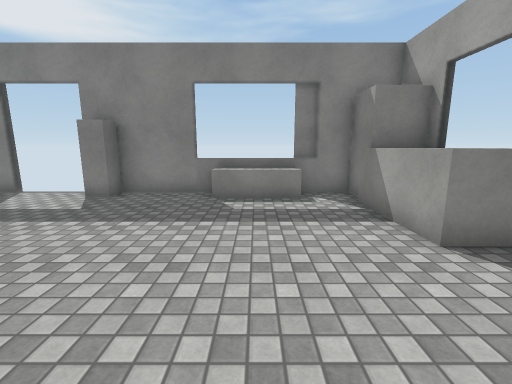
[1] (above)

12 first-person views from a walk through a Unity game level. The camera is 1.5 m above the floor, tilts 10° down and sees 90° across. The floor is counted in squares, 1 m on a side. Each view is taken from the middle of a square. On the plan, view 1 faces up. The plan holds only what a view shows up to about 13 squares ahead; the rest is blank. The player character is not drawn. Surface patterns are stand-ins for the level's own textures.

[2]
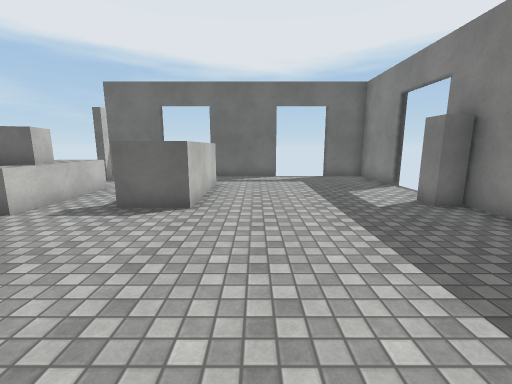

[3]
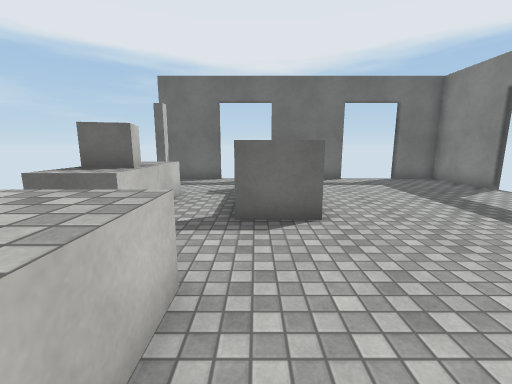

[4]
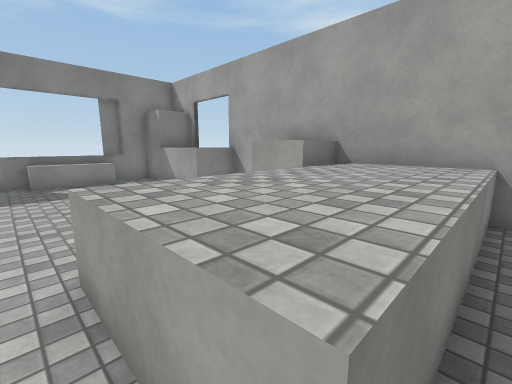

[5]
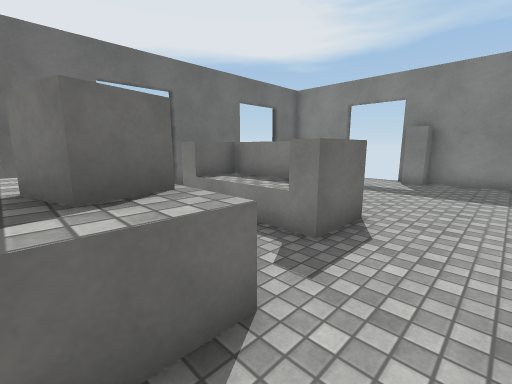

[6]
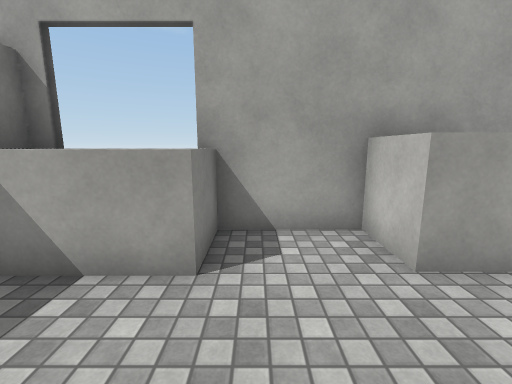

[7]
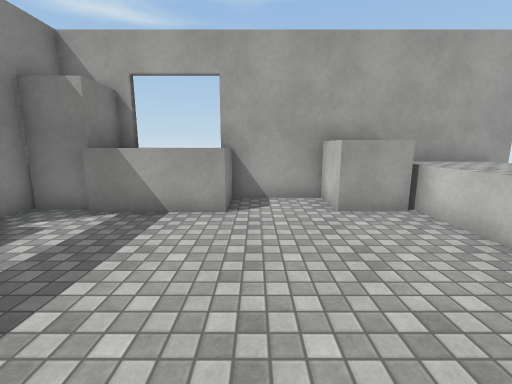

[8]
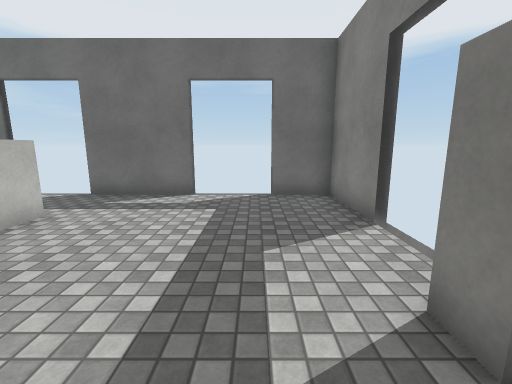

[9]
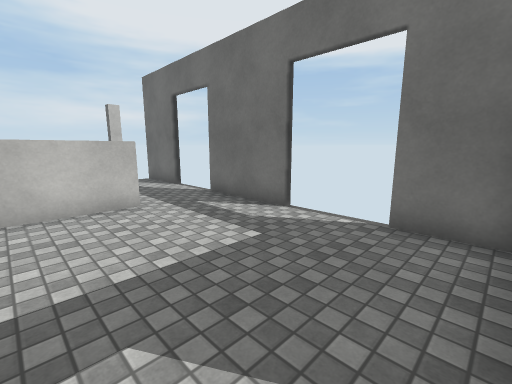

[10]
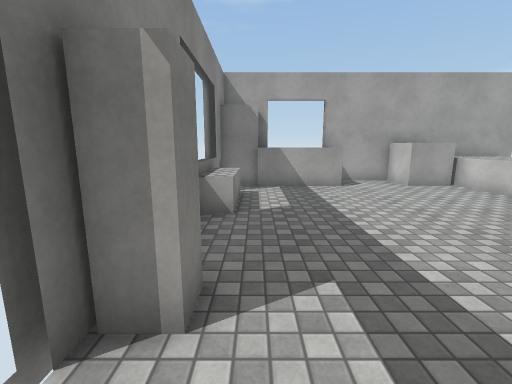

[11]
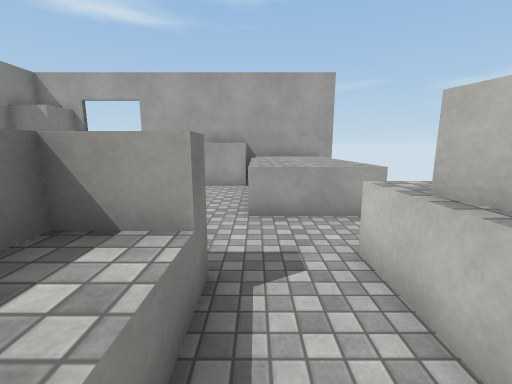

[12]
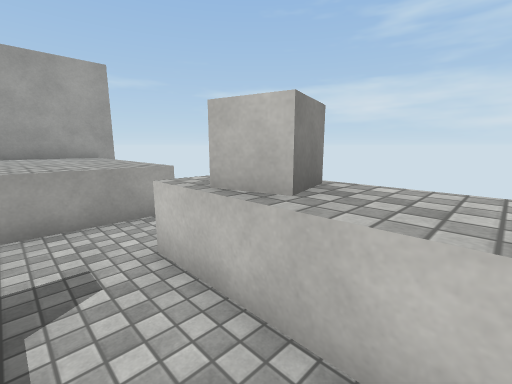

### Floor plan
Key: @ floor where view 1 was taken; # wall or solid block; x gap in a wall; . floor; ^ raised ledge.
Columns run from 11 left of view 1 to 5 right of it. Each row starts with its distance up from view 1.
  9 ###x  #########
  8 #.....#...^^^.#
  7 #.............###
  6  .............^
  5  .............^^
  4 x.............^^#
  3 #...............#
  2 #...............#
  1 x..#####......###
  0  ..#^^^#...@..###
 -1  .........^^^^^^#
 -2 #.........^^^^^^#
 -3 #...^^#^..^^^^^^#
 -4 # # ^^#^ .^^^^^^#

Positions as (right, up) in squares from view 1, and headings:
1: (0, 0), facing up
2: (2, 3), facing left
3: (1, 0), facing left
4: (-2, -4), facing up-right
5: (-2, -4), facing up-left
6: (0, 3), facing right
7: (-3, 3), facing right
8: (-3, 6), facing left
9: (-6, 8), facing down-left
10: (-7, 7), facing right
11: (-7, -1), facing right
12: (-7, -1), facing down-right
